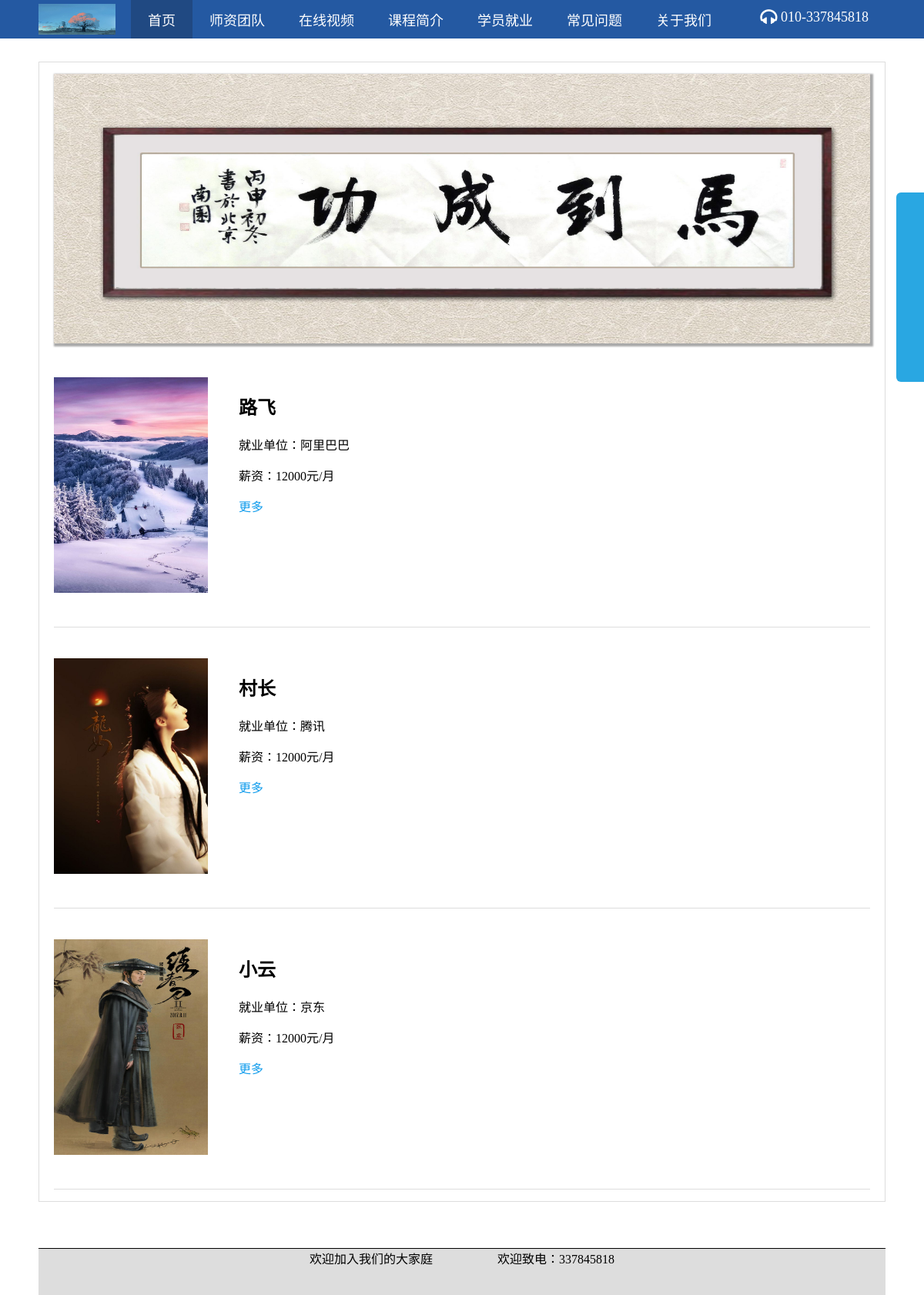
The app's page /students.html with its own data.
### oldboy/models.py (models this page shows, shortened)
class Student(models.Model):
    name = models.CharField(max_length=32,verbose_name='姓名')
    company = models.CharField(max_length=64,verbose_name='就业单位')
    salary = models.CharField(max_length=32,verbose_name='薪资')
    img = models.ImageField(upload_to='static/img/students', verbose_name='图片路径',blank=True,null=True)
    letter = models.OneToOneField('LetterOfThanks',on_delete=models.CASCADE,blank=True,null=True)
    weight = models.IntegerField(verbose_name='权重', default=0)
    status_choice = [(1, '上线'), (2, '下线')]
    status = models.IntegerField(
        choices=status_choice,
        verbose_name='状态',
        default=1
    )
    class Meta:
        verbose_name_plural = '学生信息'

### oldboy/views.py (the view)
# urls.py: url(r'^students.html$', views.students),
def students(request):
    st_list = Student.objects.all()
    slider_obj = SlideShow.objects.all()
    return render(request,'students.html',locals())

### templates/students.html (shortened to what this page needs)
{% extends 'index.html' %}
{% block pg-body %}
    <div class="outer-frame">
        <div class="inner-frame">
            <div><img src="/static/img/students/success.jpg" class="about-img"/></div>
            {% for row in st_list %}
                <div class="th-frame">
                    <div class="left"><img src="{{ row.img }}" /></div>
                    <div class="left" style="margin-left: 40px;width: 800px;">
                        <h2>{{ row.name }}</h2>
                        <p>就业单位：{{ row.company }}</p>
                        <p>薪资：{{ row.salary }}</p>
                        <p><a href="/more_info.html?p={{ row.id }}">更多</a></p>
                    </div>
                </div>
            {% endfor %}
        </div>
    </div>
{% endblock %}

### static/css/qq.css (style rules this page uses)
img { border:0; }

### static/css/default_style.css (style rules this page uses)
body { margin: 0; }
a { text-decoration: none; color: black; cursor: pointer; }

### templates/students.html (style rules this page uses)
a { color: #109cec; }
.pg-body .w .outer-frame { margin-top: 30px; border: 1px solid #dddddd; }
.pg-body .w .inner-frame { width: 1060px; padding: 15px; margin-left: 4px; }
.pg-body .w .inner-frame:after { content: '.'; display: block; clear: both; visibility: hidden; height: 0; }
.pg-body .w .outer-frame .about-img { width: 1060px; height: 350px; display: inline-block; box-shadow: darkgrey 2px 2px 2px 2px ; }
.outer-frame .inner-frame .th-frame { padding: 40px 0; border-bottom: 1px solid #dddddd; }
.outer-frame .inner-frame .th-frame:after { content: '.'; display: block; clear: both; visibility: hidden; height: 0; }
.outer-frame .inner-frame .th-frame img { height: 280px; width: 200px; display: inline-block; }
.left { float: left; }

### templates/index.html (style rules this page uses)
a { color: #109cec; }

### records on screen
Student: img (picture), name "路飞", company "阿里巴巴", salary "12000元/月"
Student: img (picture), name "村长", company "腾讯", salary "12000元/月"
Student: img (picture), name "小云", company "京东", salary "12000元/月"
